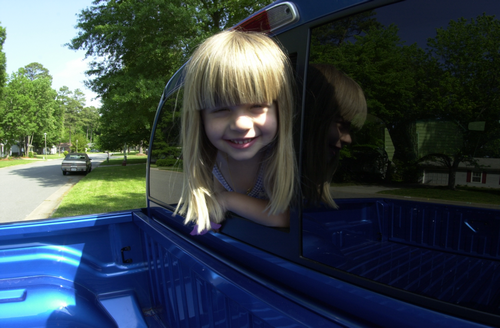
#> input picture src/mon_extra/vision/enhance/llie/pie/figs/4.bmp, 500 x 328 px
$ python -i pie.py   (imports and definitions only)   (older library calls are emulated)
#> lines starting #> are read from the running program, lines starting #| are printed output that depends on the picture
#!/usr/bin/env python
#coding=utf-8


import cv2
import numpy as np


def calcEta(R, nR, eta):
    f = np.linalg.norm(nR-R,ord=2)
    f /= (np.linalg.norm(R,ord=2)+1e-10)
    if f <= eta:
        return 1
    return 0


def imgrad(im):
    gv = cv2.Sobel(im,cv2.CV_32F,1,0)
    gh = cv2.Sobel(im,cv2.CV_32F,0,1)
    return gv,gh


def psf2otf(psf, outSize):
    '''
    code is from https://blog.csdn.net/
    weixin_43890288/article/details/
    105676416
    '''
    psfSize = np.array(psf.shape)
    outSize = np.array(outSize)
    padSize = outSize - psfSize
    psf = np.pad(psf,((0,padSize[0]),\
            (0,padSize[1])),'constant')
    for i in range(len(psfSize)):
        psf = np.roll(psf,-int(psfSize[i]/2),i)
    otf = np.fft.fftn(psf)
    nElem = np.prod(psfSize)
    nOps = 0
    for k in range(len(psfSize)):
        nffts = nElem / psfSize[k]
        nOps = nOps + psfSize[k]*np.log2(psfSize[k])*nffts
    if np.max(np.abs(np.imag(otf))) / np.max(np.abs(otf))\
            <= nOps * np.finfo(np.float32).eps:
        otf = np.real(otf)
    return otf


def shrink(x, lam):
    eps = 1e-10
    abs_x = abs(x)
    f = x*1.0/(abs_x+eps)
    f *= np.maximum(abs_x-lam,0)
    return f


def upDateP1(R, bv, bh, lam):
    dvR,dhR = imgrad(R)
    dv = shrink(dvR+bv,1.0/(2*lam))
    dh = shrink(dhR+bh,1.0/(2*lam))
    return dv,dh


def upDataP2(S, I, difv, difh, fdH, fdV, fdHcj, fdVcj, beta, lam):
    eps = 1e-10
    ahp = beta*lam
    dfdvR = np.fft.fft2(difv)
    dfdhR = np.fft.fft2(difh)
    Fi = fdVcj*dfdvR + fdHcj*dfdhR
    f1 = np.fft.fft2(S/(I+eps))
    f1 += ahp*Fi
    f2 = (np.abs(fdH)**2 + np.abs(fdV)**2)*ahp+1
    R = np.fft.ifft2(f1/f2)
    R = np.abs(R).astype(np.float32)
    R = np.maximum(0,np.minimum(1,R))
    dvR,dhR = imgrad(R)
    bh = dhR-difh
    bv = dvR-difv
    return R,bv,bh


def upDataP3(S, R, I0, gama, alpha, fdH, fdV, fdHcj, fdVcj):
    eps = 1e-10
    f1 = gama*I0 + S/(R+eps)
    f1 = np.fft.fft2(f1)
    f2 = alpha*(np.abs(fdH)**2\
            +np.abs(fdV)**2)+gama+1
    I = np.fft.ifft2(f1/f2)
    I = np.abs(I)
    I = np.maximum(0,np.minimum(255.,I))
    I = np.maximum(I,S).astype(np.float32)
    return I


def optimizAlgo(S, alpha, beta, lam, gama, eta1, eta2):
    # initialization
    I = cv2.GaussianBlur(S,(5,5),0)
    I0 = np.mean(S)
    R = np.zeros(I.shape,dtype=np.float32)
    bv = 0
    bh = 0
    H,W = I.shape
    # FFT and conjugate for derivate operators
    sbV = np.array([[1,-1]])
    sbH = np.array([[1],[-1]])
    fdH = psf2otf(sbH,(H+1,W))
    fdV = psf2otf(sbV,(H,W+1))
    fdV = fdV[:,1:]
    fdH = fdH[1:,:]
    fdHcj = np.conjugate(fdH)
    fdVcj = np.conjugate(fdV)

    # begin main iteration
    idx = 0
    while 1:
        dv,dh = upDateP1(R,bv,\
                bh,lam)
        difv = dv-bv
        difh = dh-bh
        nR,bv,bh = upDataP2(S,I,difv,difh,\
                fdH,fdV,fdHcj,fdVcj,beta,lam)
        tR = calcEta(R,nR,eta1)
        R = nR
        nI = upDataP3(S,R,I0,gama,alpha,\
                fdH,fdV,fdHcj,fdVcj)
        tI = calcEta(I,nI,eta2)
        I = nI
        idx+=1
        # teminate criterion
        if tR and tI:
            break
        if idx > 1:
            break
    # gamma correction
    I = 255.*np.power(I/255.,1/2.2)
    return R*I


def PIE(src):
    alpha = 1000
    beta = 0.01
    lam = 10
    gama = 0.1
    eta1 = 0.1
    eta2 = 0.1
    im = src.copy()
    im = im[:,:,::-1]
    hsv = cv2.cvtColor(im,cv2.COLOR_BGR2HSV)
    v = hsv[:,:,2].astype(np.float32)
    v = optimizAlgo(v,alpha,beta,lam,gama,eta1,eta2)
    hsv[:,:,2] = v
    im = cv2.cvtColor(hsv,cv2.COLOR_HSV2BGR)
    im = np.minimum(255,np.maximum(0,im))
    im = im[:,:,::-1]
    return im

>>> import cv2
>>> picture = cv2.imread('figs/4.bmp')
#> picture is the input picture: shape (328, 500, 3); mean B, G, R 71.8, 66.3, 54.1
>>> result = PIE(picture)
#> in PIE, `hsv = cv2.cvtColor(im,cv2.COLOR_BGR2HSV)`: hsv: shape (328, 500, 3); mean H, S, V 48.1, 137.6, 84.1
#> in PIE, `v = hsv[:,:,2].astype(np.float32)`:
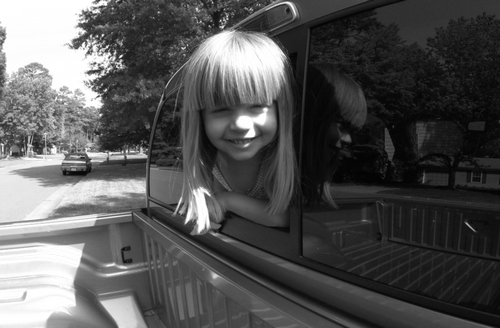
#> v: shape (328, 500) float32; min 2, max 255, mean 84.1
#> in optimizAlgo, `I0 = np.mean(S)`: I0 = 84.11
#> the loop in optimizAlgo, `while 1:` made 2 passes
#> (tR, tI) on passes 1 to 2: (0, 1), (0, 1)
#> pass 1, in upDataP2, `R = np.abs(R).astype(np.float32)`:
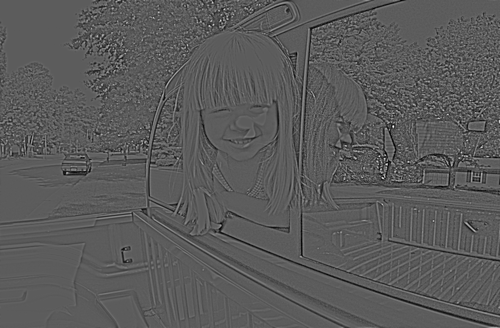
#> R: shape (328, 500) float32; min 0.371, max 2.1, mean 0.988; drawn with min black and max white
#> pass 1, in imgrad (call 2), `gh = cv2.Sobel(im,cv2.CV_32F,0,1)`:
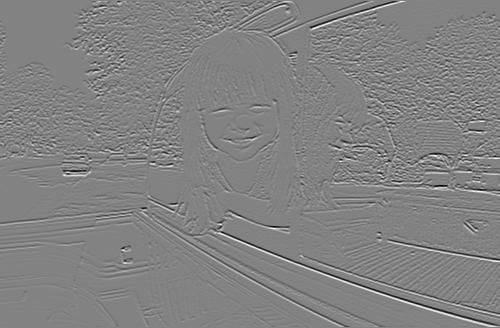
#> gh: shape (328, 500) float32; min -2.33, max 2.23, mean 0.000454; drawn with min black and max white
#> after the loop in optimizAlgo, `while 1:`:
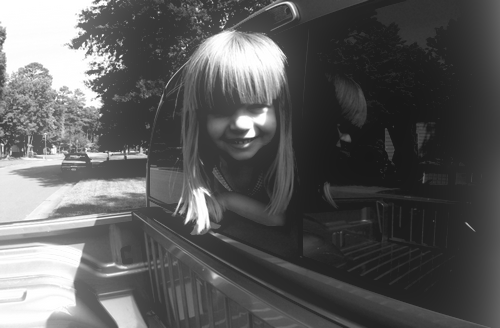
#> I: shape (328, 500) float32; min 24.94, max 255, mean 92.3
#> after the loop in optimizAlgo, `while 1:`:
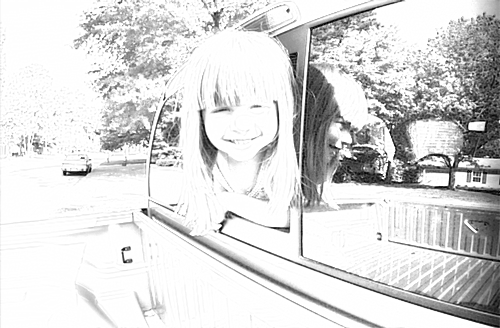
#> R: shape (328, 500) float32; min 0.000768, max 1, mean 0.853
#> after the loop in optimizAlgo, `while 1:`: idx = 2
#> in optimizAlgo, `return R*I`:
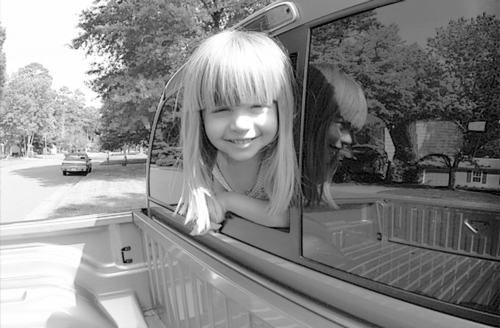
#> returned value: shape (328, 500) float32; min 0.0932, max 255, mean 133.8
#> in PIE, `hsv[:,:,2] = v`: hsv: shape (328, 500, 3); mean H, S, V 48.1, 137.6, 133.3
#> in PIE, `im = cv2.cvtColor(hsv,cv2.COLOR_HSV2BGR)`:
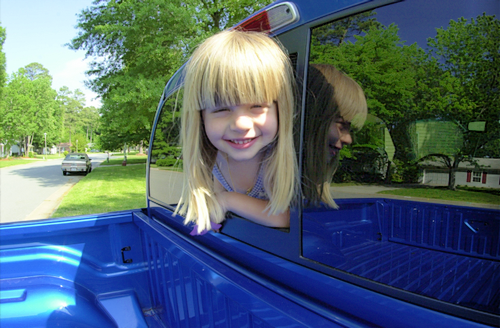
#> im: shape (328, 500, 3); mean R, G, B 80.2, 100.5, 110.4
